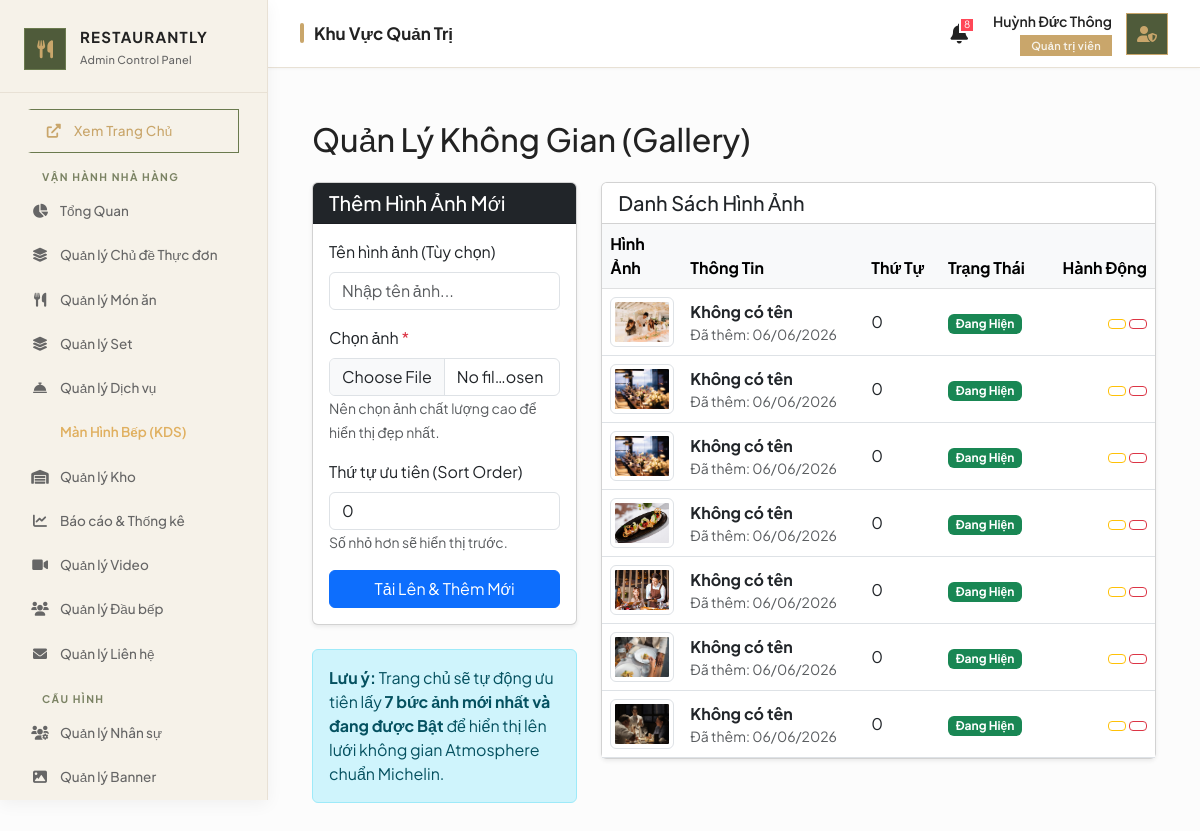
Page /admin/galleries.php (signed in) on the committed database.
### tables this page shows
CREATE TABLE `galleries` (
  `id` int(11) NOT NULL,
  `image_url` varchar(255) NOT NULL,
  `title` varchar(255) DEFAULT NULL,
  `sort_order` int(11) DEFAULT 0,
  `is_active` tinyint(1) DEFAULT 1,
  `created_at` timestamp NOT NULL DEFAULT current_timestamp()
);

### admin/galleries.php (called while the page is built, shortened)
<?php
require_once __DIR__ . '/controllers/GalleryController.php';

### config/database.php (called while the page is built, shortened)
<?php
class Database {
    private $host;
    private $port;
    private $db_name;
    private $username;
    private $password;
    public function __construct() {
        $this->host     = $_ENV['DB_HOST'] ?? '127.0.0.1';
        $this->port     = $_ENV['DB_PORT'] ?? '3306';
        $this->db_name  = $_ENV['DB_NAME'] ?? 'restaurant_db';
        $this->username = $_ENV['DB_USER'] ?? 'root';
        $this->password = $_ENV['DB_PASS'] ?? '';
    }
    public function getConnection() {
        $this->conn = null;
        try {
            $dsn = "mysql:host=" . $this->host . ";port=" . $this->port . ";dbname=" . $this->db_name . ";charset=utf8mb4";
            $options = [
                PDO::ATTR_ERRMODE            => PDO::ERRMODE_EXCEPTION,
                PDO::ATTR_DEFAULT_FETCH_MODE => PDO::FETCH_ASSOC,
                PDO::ATTR_EMULATE_PREPARES   => false,
            ];
            $this->conn = new PDO($dsn, $this->username, $this->password, $options);
        } catch(PDOException $exception) {
            error_log("Database Connection Error: " . $exception->getMessage());
            die("Lỗi kết nối cơ sở dữ liệu. Vui lòng liên hệ quản trị viên.");
        }
        return $this->conn;
    }
}
?>

### admin/views/galleries/index.php (the view, shortened to what this page needs)
<?php
require_once __DIR__ . '/../../../public/admin_layout_header.php';
?>
<div class="container-fluid mt-4">
    <h2 class="mb-4">Quản Lý Không Gian (Gallery)</h2>
    <div class="row">
        <div class="col-md-4">
            <div class="card shadow-sm mb-4">
                <div class="card-header bg-dark text-white">
                    <h5 class="mb-0">Thêm Hình Ảnh Mới</h5>
                </div>
                <div class="card-body">
                    <form action="/restaurant-project/admin/galleries.php?action=store" method="POST" enctype="multipart/form-data">
                        <div class="mb-3">
                            <label class="form-label">Tên hình ảnh (Tùy chọn)</label>
                            <input type="text" name="title" class="form-control" placeholder="Nhập tên ảnh...">
                        </div>
                        <div class="mb-3">
                            <label class="form-label">Chọn ảnh <span class="text-danger">*</span></label>
                            <input type="file" name="image" class="form-control" accept="image/*" required>
                            <small class="text-muted">Nên chọn ảnh chất lượng cao để hiển thị đẹp nhất.</small>
                        </div>
                        <div class="mb-3">
                            <label class="form-label">Thứ tự ưu tiên (Sort Order)</label>
                            <input type="number" name="sort_order" class="form-control" value="0">
                            <small class="text-muted">Số nhỏ hơn sẽ hiển thị trước.</small>
                        </div>
                        <button type="submit" class="btn btn-primary w-100">
                            <i class="bi bi-upload"></i> Tải Lên & Thêm Mới
                        </button>
                    </form>
                </div>
            </div>
            <div class="alert alert-info">
                <strong>Lưu ý:</strong> Trang chủ sẽ tự động ưu tiên lấy <strong>7 bức ảnh mới nhất và đang được Bật</strong> để hiển thị lên lưới không gian Atmosphere chuẩn Michelin.
            </div>
        </div>
        <div class="col-md-8">
            <div class="card shadow-sm">
                <div class="card-header bg-white">
                    <h5 class="mb-0">Danh Sách Hình Ảnh</h5>
                </div>
                <div class="card-body p-0">
                    <div class="table-responsive">
                        <table class="table table-hover align-middle mb-0">
                            <thead class="table-light">
                                <tr>
                                    <th width="80">Hình Ảnh</th>
                                    <th>Thông Tin</th>
                                    <th>Thứ Tự</th>
                                    <th>Trạng Thái</th>
                                    <th class="text-end">Hành Động</th>
                                </tr>
                            </thead>
                            <tbody>
                                <?php if (!empty($galleries)): ?>
                                    <?php foreach ($galleries as $gallery): ?>
                                        <tr>
                                            <td>
                                                <img src="/restaurant-project/public/assets/img/gallery/<?= htmlspecialchars($gallery['image_url']) ?>"
                                                     alt="Gallery"
                                                     class="img-thumbnail"
                                                     style="width: 70px; height: 50px; object-fit: cover;">
                                            </td>
                                            <td>
                                                <strong><?= htmlspecialchars($gallery['title'] ?: 'Không có tên') ?></strong>
                                                <div class="text-muted small">
                                                    Đã thêm: <?= date('d/m/Y', strtotime($gallery['created_at'])) ?>
                                                </div>
                                            </td>
                                            <td><?= $gallery['sort_order'] ?></td>
                                            <td>
                                                <?php if ($gallery['is_active']): ?>
                                                    <span class="badge bg-success">Đang Hiện</span>
                                                <?php else: ?>
                                                    <span class="badge bg-secondary">Đã Ẩn</span>
                                                <?php endif; ?>
                                            </td>
                                            <td class="text-end">
                                                <a href="/restaurant-project/admin/galleries.php?action=toggle&id=<?= $gallery['id'] ?>" class="btn btn-sm <?= $gallery['is_active'] ? 'btn-outline-warning' : 'btn-outline-success' ?>" title="<?= $gallery['is_active'] ? 'Ẩn ảnh này' : 'Bật ảnh này' ?>">
                                                </a>
                                                <a href="/restaurant-project/admin/galleries.php?action=delete&id=<?= $gallery['id'] ?>" class="btn btn-sm btn-outline-danger" onclick="return confirm('Bạn có chắc chắn muốn xóa hình ảnh này không?');" title="Xóa">
                                                </a>
                                            </td>
                                        </tr>
                                    <?php endforeach; ?>
                                <?php endif; ?>
                            </tbody>
                        </table>
                    </div>
                </div>
            </div>
        </div>
    </div>
</div>
</body>
</html>

### public/admin_layout_header.php (style rules this page uses)
:root { --sidebar-bg: #F6F2E9; --sidebar-border: #e8e1d5; --topbar-bg: #ffffff; --accent-color: #C9A66B; --accent-green: #4F5B3A; --accent-green-light: #6A7A4E; --text-sidebar: #222222; --text-sidebar-muted: #666666; --text-main: #222222; --text-muted: #666666; --bg-main: #fcfcfc; --shadow-sm: 0 1px 3px rgba(0, 0, 0, 0.04); --shadow-md: 0 4px 16px rgba(0, 0, 0, 0.05); }
* { box-sizing: border-box; }
body { font-family: 'Plus Jakarta Sans', sans-serif; background-color: var(--bg-main); overflow-x: hidden; color: var(--text-main); }

### rows in the picture
galleries: image_url (picture), title "Không có tên", created_at "06/06/2026", sort_order "0", is_active "Đang Hiện"
galleries: image_url (picture), title "Không có tên", created_at "06/06/2026", sort_order "0", is_active "Đang Hiện"
galleries: image_url (picture), title "Không có tên", created_at "06/06/2026", sort_order "0", is_active "Đang Hiện"
galleries: image_url (picture), title "Không có tên", created_at "06/06/2026", sort_order "0", is_active "Đang Hiện"
galleries: image_url (picture), title "Không có tên", created_at "06/06/2026", sort_order "0", is_active "Đang Hiện"
galleries: image_url (picture), title "Không có tên", created_at "06/06/2026", sort_order "0", is_active "Đang Hiện"
galleries: image_url (picture), title "Không có tên", created_at "06/06/2026", sort_order "0", is_active "Đang Hiện"

### other values in the picture
$page_titles[$current_page] "Khu Vực Quản Trị"
$total_alerts "8"
$_SESSION['username'] "Huỳnh Đức Thông"
